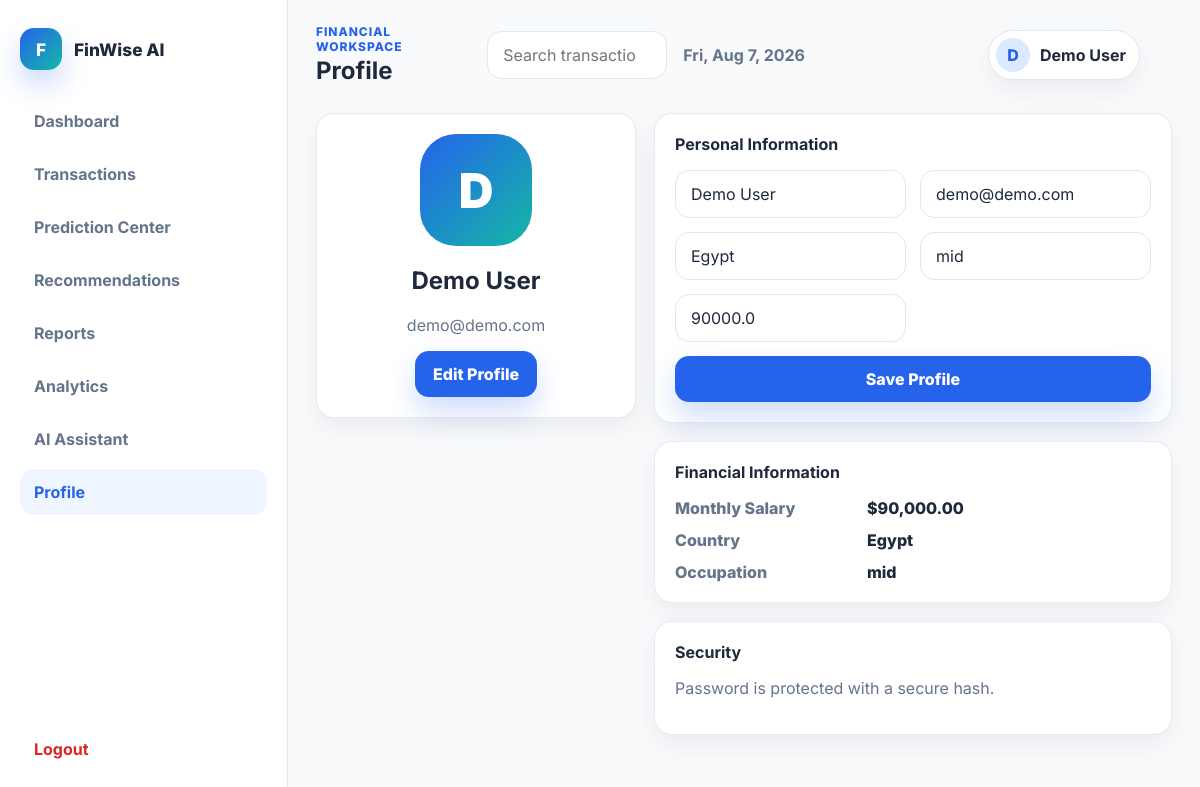
The page /profile (signed in) on the database its author committed.
### models/user.py (models this page shows, shortened)
class User(db.Model):
    __tablename__ = "users"
    id = db.Column(db.Integer, primary_key=True)
    name = db.Column(db.String(100), nullable=False)
    email = db.Column(db.String(255), unique=True, nullable=False)
    password_hash = db.Column(db.String(255), nullable=False)
    age = db.Column(db.Integer)
    country = db.Column(db.String(100))
    occupation_level = db.Column(db.String(100))
    salary = db.Column(db.Float)
    created_at = db.Column(
        db.DateTime,
        default=datetime.utcnow
    )
    transactions = db.relationship(
        "Transaction",
        back_populates="user",
        cascade="all, delete-orphan"
    )

### app.py (the view, shortened to what this page needs)
@app.route(
    "/profile",
    methods=["GET", "POST"]
)
@login_required
def profile():
    user = current_user()
    return render_template(
        "app/profile.html",
        page_title="Profile",
        active_page="profile",
        user=user
    )

### app.py (called while the page is built, shortened)
def current_user():
    user_id = session.get("user_id")
    if not user_id:
        return None
    return db.session.get(User, user_id)

def login_required(view):
    @wraps(view)
    def wrapper(*args, **kwargs):
        if current_user() is None:
            return redirect(url_for("login"))
        return view(*args, **kwargs)
    return wrapper

@app.context_processor
def inject_user():
    user = current_user()
    return {
        "user": user,
        "money": money
    }

### services/finance_service.py (called while the page is built)
def money(value):
    return f"${Decimal(value or 0):,.2f}"

### templates/app/profile.html (shortened to what this page needs)
{% extends "layout/base.html" %}
{% block styles %}<link rel="stylesheet" href="{{ url_for('static', filename='css/profile.css') }}">{% endblock %}
{% block content %}
<section class="profile-layout">
  <aside class="card profile-card"><div class="avatar">{{ user.name[:1] }}</div><h2>{{ user.name }}</h2><p class="muted">{{ user.email }}</p><button class="primary-button" data-profile-edit>Edit Profile</button></aside>
  <section class="profile-sections">
    <article class="card">
      <div class="card-header"><h2>Personal Information</h2></div>
      <form class="form-grid" method="post">
        <input name="name" value="{{ user.name }}" required>
        <input name="email" type="email" value="{{ user.email }}" required>
        <input name="country" value="{{ user.country or '' }}" placeholder="Country">
        <input name="occupation" value="{{ user.occupation_level or '' }}" placeholder="Occupation">
        <input name="salary" type="number" step="0.01" value="{{ user.salary or 0 }}" placeholder="Monthly salary">
        <button class="primary-button full-row" type="submit">Save Profile</button>
      </form>
    </article>
    <article class="card"><div class="card-header"><h2>Financial Information</h2></div><dl class="info-list"><dt>Monthly Salary</dt><dd>{{ money(user.salary) }}</dd><dt>Country</dt><dd>{{ user.country or '' }}</dd><dt>Occupation</dt><dd>{{ user.occupation_level or '' }}</dd></dl></article>
    <article class="card"><div class="card-header"><h2>Security</h2></div><p class="muted">Password is protected with a secure hash.</p></article>
  </section>
</section>
{% endblock %}

### templates/layout/base.html (shortened to what this page needs)
<!DOCTYPE html>
<html lang="en">
<head>
  <link rel="stylesheet" href="{{ url_for('static', filename='css/style.css') }}">
  <link rel="stylesheet" href="{{ url_for('static', filename='css/responsive.css') }}">
  {% block styles %}{% endblock %}
</head>
<body class="{{ 'auth-body' if auth_page else 'app-body' }}">
{% if auth_page %}
    {% block auth_content %}{% endblock %}
{% else %}
<div class="shell">
    <aside class="sidebar" id="sidebar">
        <a class="brand" href="{{ url_for('dashboard') }}" aria-label="FinWise AI dashboard">
            <span class="brand-mark">F</span>
            <span>FinWise AI</span>
        </a>
        <nav class="side-nav" aria-label="Primary navigation">
            <a class="{{ 'is-active' if active_page == 'dashboard' }}"
               href="{{ url_for('dashboard') }}">
                Dashboard
            </a>
            <a class="{{ 'is-active' if active_page == 'transactions' }}"
               href="{{ url_for('transactions') }}">
                Transactions
            </a>
            <a class="{{ 'is-active' if active_page == 'predictions' }}"
               href="{{ url_for('predictions') }}">
                Prediction Center
            </a>
            <a class="{{ 'is-active' if active_page == 'recommendations' }}"
               href="{{ url_for('recommendations') }}">
                Recommendations
            </a>
            <a class="{{ 'is-active' if active_page == 'reports' }}"
               href="{{ url_for('reports') }}">
                Reports
            </a>
            <a class="{{ 'is-active' if active_page == 'analytics' }}"
               href="{{ url_for('admin_login') }}">
                Analytics
            </a>
            <a class="{{ 'is-active' if active_page == 'chatbot' }}"
               href="{{ url_for('chatbot') }}">
                AI Assistant
            </a>
            <a class="{{ 'is-active' if active_page == 'profile' }}"
               href="{{ url_for('profile') }}">
                Profile
            </a>
        </nav>
        <a class="logout-link" href="{{ url_for('logout') }}">
            Logout
        </a>
    </aside>
    <main class="workspace">
        <header class="topbar">
            <div>
                <p class="eyebrow">Financial workspace</p>
                <h1>{{ page_title }}</h1>
            </div>
            <form class="global-search" role="search">
                <input
                    type="search"
                    id="globalSearch"
                    placeholder="Search transactions, reports, insights">
            </form>
            <time class="current-date" id="currentDate"></time>
            <a class="user-pill" href="{{ url_for('profile') }}">
                <span>{{ user.name[:1] }}</span>
                <strong>{{ user.name }}</strong>
            </a>
        </header>
        {% block content %}{% endblock %}
    </main>
</div>
{% endif %}
</body>
</html>

### static/css/style.css (style rules this page uses)
:root { --primary:#2563eb;--primary-dark:#1d4ed8;--bg:#f8fafc;--card:#fff;--text:#1e293b;--muted:#64748b;--line:#e2e8f0;--soft:#eff6ff;--success:#16a34a;--warning:#f59e0b;--danger:#dc2626;--radius:18px;--shadow:0 18px 45px rgba(15,23,42,.08);--shadow-sm:0 10px 26px rgba(15,23,42,.06) }
* { box-sizing:border-box }
html { scroll-behavior:smooth }
body { margin:0;font-family:Inter,system-ui,-apple-system,Segoe UI,sans-serif;background:var(--bg);color:var(--text) }
a { color:inherit;text-decoration:none }
button,input,select,textarea { font:inherit }
button { cursor:pointer }
.app-body { min-height:100vh }
.shell { display:grid;grid-template-columns:288px minmax(0,1fr);min-height:100vh }
.sidebar { position:sticky;top:0;height:100vh;padding:28px 20px;background:#fff;border-right:1px solid var(--line);display:flex;flex-direction:column;gap:28px;z-index:20 }
.brand { display:inline-flex;align-items:center;gap:12px;font-weight:800;font-size:1.08rem }
.brand-mark { width:42px;height:42px;border-radius:14px;background:linear-gradient(135deg,var(--primary),#14b8a6);color:#fff;display:grid;place-items:center;box-shadow:0 14px 28px rgba(37,99,235,.24) }
.side-nav { display:grid;gap:7px }
.side-nav a,.logout-link { padding:13px 14px;border-radius:14px;color:var(--muted);font-weight:700;transition:.2s ease }
.side-nav a:hover,.logout-link:hover,.side-nav a.is-active { background:var(--soft);color:var(--primary) }
.logout-link { margin-top:auto;color:var(--danger) }
.workspace { min-width:0;padding:24px 28px 40px }
.topbar { display:grid;grid-template-columns:auto minmax(180px,1fr) minmax(220px,420px) auto auto auto;align-items:center;gap:16px;margin-bottom:28px }
.topbar h1 { margin:2px 0 0;font-size:clamp(1.5rem,2vw,2.2rem);letter-spacing:0 }
.eyebrow { margin:0;color:var(--primary);font-size:.75rem;font-weight:800;text-transform:uppercase;letter-spacing:.08em }
.global-search input,.field,input,select,textarea { width:100%;border:1px solid var(--line);border-radius:14px;background:#fff;color:var(--text);padding:13px 15px;outline:none;transition:.2s ease }
.current-date { color:var(--muted);font-weight:700;white-space:nowrap }
.user-pill { display:flex;align-items:center;gap:10px;background:#fff;border:1px solid var(--line);border-radius:999px;padding:7px 13px 7px 7px;box-shadow:var(--shadow-sm) }
.user-pill span { width:34px;height:34px;border-radius:50%;background:#dbeafe;color:var(--primary);display:grid;place-items:center;font-weight:800 }
.card { background:var(--card);border:1px solid rgba(226,232,240,.8);border-radius:var(--radius);box-shadow:var(--shadow-sm);padding:20px;transition:transform .2s ease,box-shadow .2s ease,border-color .2s ease }
.card-header { display:flex;align-items:flex-start;justify-content:space-between;gap:16px;margin-bottom:16px }
.card-header h2,.card-header h3 { margin:0;font-size:1rem }
.muted { color:var(--muted) }
.primary-button,.secondary-button,.ghost-button { border:0;border-radius:14px;padding:13px 18px;font-weight:800;transition:.2s ease;display:inline-flex;align-items:center;justify-content:center;gap:8px;min-height:44px }
.primary-button { background:var(--primary);color:#fff;box-shadow:0 14px 28px rgba(37,99,235,.22) }
.form-grid { display:grid;grid-template-columns:repeat(2,minmax(0,1fr));gap:14px }
.full-row { grid-column:1/-1 }

### static/css/profile.css (style rules this page uses)
.profile-layout { display:grid;grid-template-columns:320px minmax(0,1fr);gap:18px }
.profile-card { text-align:center;height:max-content }
.avatar { width:112px;height:112px;border-radius:36px;background:linear-gradient(135deg,var(--primary),#14b8a6);color:#fff;margin:0 auto 18px;display:grid;place-items:center;font-size:3rem;font-weight:900 }
.profile-sections { display:grid;gap:18px }
.info-list { display:grid;grid-template-columns:180px 1fr;gap:12px;margin:0 }
.info-list dt { color:var(--muted);font-weight:800 }
.info-list dd { margin:0;font-weight:800 }

### rows shown on the page
User: name "D", name "Demo User", email "demo@demo.com", country "Egypt", occupation "mid", salary "90000.0", salary "$90,000.00", occupation_level "mid"

### other values the page prints
{{ page_title }} "Profile"
